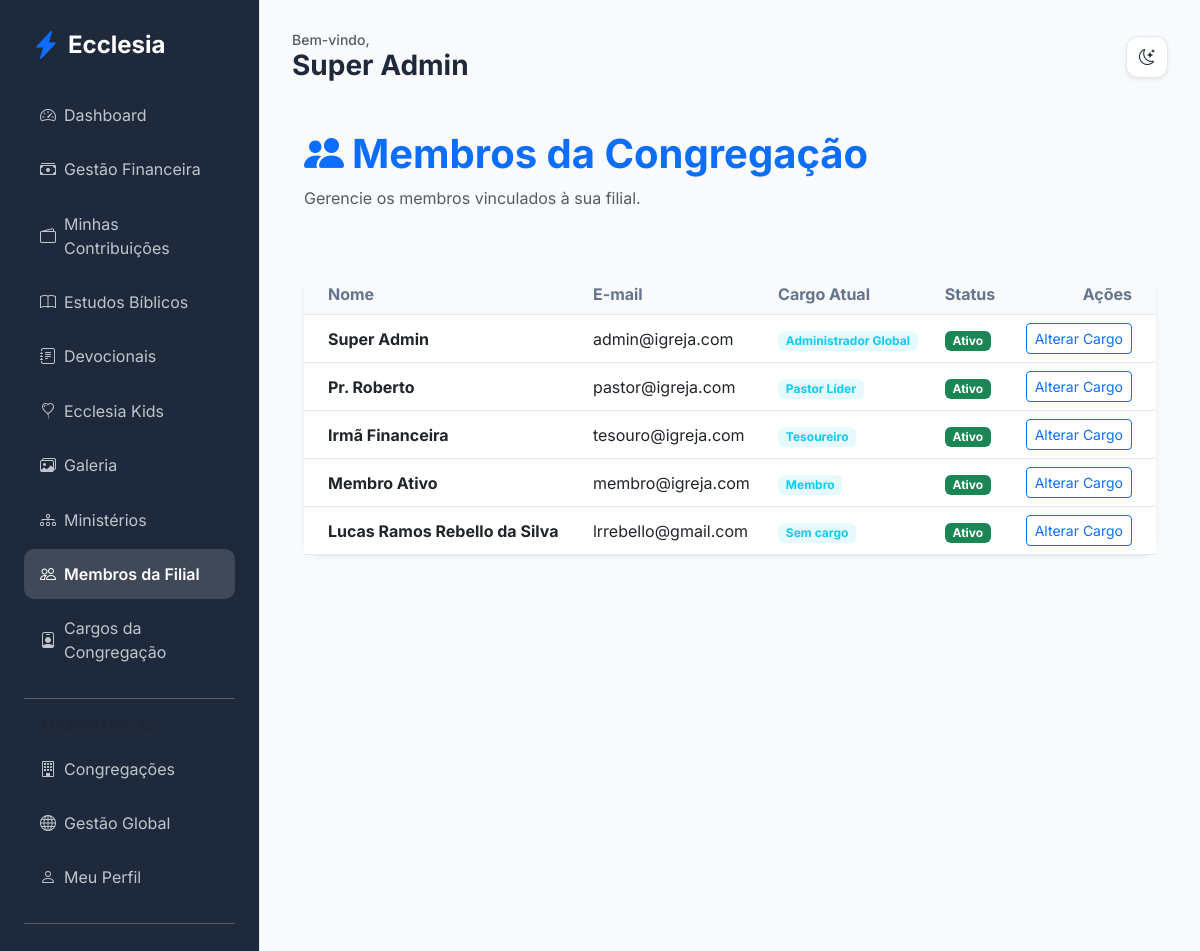
The page /members/my-church/members (signed in) on the database its author committed.
### app/core/models.py (models this page shows, shortened)
class User(db.Model, UserMixin):
    id = db.Column(db.Integer, primary_key=True)
    name = db.Column(db.String(100), nullable=False)
    email = db.Column(db.String(120), unique=True, nullable=False)
    password_hash = db.Column(db.String(128))
    birth_date = db.Column(db.Date)
    gender = db.Column(db.String(20))
    documents = db.Column(db.String(200)) # Flexível para diferentes países
    tax_id = db.Column(db.String(20), nullable=True)  # NIF (PT), CPF/CNPJ (BR), etc.
    address = db.Column(db.Text)
    phone = db.Column(db.String(50))
    profile_photo = db.Column(db.String(255), nullable=True)
    status = db.Column(db.String(20), default='pending') # pending, active, rejected
    is_email_verified = db.Column(db.Boolean, default=False)
    email_verification_token = db.Column(db.String(100), unique=True, nullable=True)
    data_consent = db.Column(db.Boolean, default=False)
    data_consent_date = db.Column(db.DateTime)
    marketing_consent = db.Column(db.Boolean, default=False)
    is_ministry_leader = db.Column(db.Boolean, default=False)
    church_id = db.Column(db.Integer, db.ForeignKey('church.id'))
    family_id = db.Column(db.Integer, db.ForeignKey('family.id'), nullable=True)
    church_role_id = db.Column(db.Integer, db.ForeignKey('church_role.id'), nullable=True)
    ministries = db.relationship('Ministry', secondary=member_ministries, backref=db.backref('members', lazy='dynamic'))
    can_manage_ministries = db.Column(db.Boolean, default=False)
    can_manage_media = db.Column(db.Boolean, default=False)
    can_publish_devotionals = db.Column(db.Boolean, default=False)
    can_approve_members = db.Column(db.Boolean, default=False)
    can_manage_finance = db.Column(db.Boolean, default=False)
    can_manage_kids = db.Column(db.Boolean, default=False)
    can_manage_events = db.Column(db.Boolean, default=False)

class ChurchRole(db.Model):
    id = db.Column(db.Integer, primary_key=True)
    name = db.Column(db.String(80), nullable=False)
    description = db.Column(db.Text, nullable=True)
    church_id = db.Column(db.Integer, db.ForeignKey('church.id'), nullable=False)
    is_active = db.Column(db.Boolean, default=True)
    order = db.Column(db.Integer, default=0)  # para ordenar na exibição
    users = db.relationship('User', backref='church_role', lazy=True)

### app/modules/members/routes.py (the view)
@members_bp.route('/my-church/members')
@login_required
def church_members():
    if not can_manage_members():
        flash('Acesso negado.', 'danger')
        return redirect(url_for('members.dashboard'))
    members = User.query.filter_by(church_id=current_user.church_id).all()
    return render_template('members/church_members.html', members=members)

### app/modules/members/routes.py (called while the page is built)
def can_manage_members():
    return current_user.can_approve_members or (current_user.church_role and current_user.church_role.name in ['Administrador Global', 'Pastor Líder'])

### app/templates/members/church_members.html
{% extends "base.html" %}
{% block content %}
<div class="container py-4">
    <div class="d-flex justify-content-between align-items-center mb-5">
        <div>
            <h1 class="fw-bold text-primary"><i class="bi bi-people-fill me-2"></i>Membros da Congregação</h1>
            <p class="text-muted">Gerencie os membros vinculados à sua filial.</p>
        </div>
    </div>
    <div class="card border-0 shadow-sm">
        <div class="table-responsive">
            <table class="table table-hover align-middle mb-0">
                <thead class="bg-light">
                    <tr>
                        <th class="ps-4">Nome</th>
                        <th>E-mail</th>
                        <th>Cargo Atual</th>
                        <th>Status</th>
                        <th class="text-end pe-4">Ações</th>
                    </tr>
                </thead>
                <tbody>
                    {% for member in members %}
                    <tr>
                        <td class="ps-4 fw-bold">{{ member.name }}</td>
                        <td>{{ member.email }}</td>
                        <td><span class="badge bg-info bg-opacity-10 text-info">{{ member.church_role.name if member.church_role else 'Sem cargo' }}</span></td>
                        <td>
                            {% if member.status == 'active' %}
                            <span class="badge bg-success">Ativo</span>
                            {% elif member.status == 'pending' %}
                            <span class="badge bg-warning">Pendente</span>
                            {% else %}
                            <span class="badge bg-danger">Inativo</span>
                            {% endif %}
                        </td>
                        <td class="text-end pe-4">
                            <a href="{{ url_for('members.promote_member', id=member.id) }}" class="btn btn-sm btn-outline-primary">Alterar Cargo</a>
                        </td>
                    </tr>
                    {% endfor %}
                </tbody>
            </table>
        </div>
    </div>
</div>
{% endblock %}

### app/templates/base.html (shortened to what this page needs)
<!DOCTYPE html>
<html lang="pt-BR">
<head>
    <link href="https://cdn.jsdelivr.net/npm/bootstrap@5.3.0/dist/css/bootstrap.min.css" rel="stylesheet">
    <link href="https://cdn.jsdelivr.net/npm/bootstrap-icons@1.10.0/font/bootstrap-icons.css" rel="stylesheet">
    <link rel="stylesheet" href="{{ url_for('static', filename='css/premium.css') }}">
</head>
<body>
    {% if current_user.is_authenticated %}
    <div class="sidebar d-none d-lg-block">
        <div class="d-flex align-items-center mb-4 px-2">
            <i class="bi bi-lightning-charge-fill text-primary fs-3 me-2"></i>
            <h4 class="mb-0 fw-bold text-white">Ecclesia</h4>
        </div>
        {% include 'includes/_nav_links.html' %}
    </div>
    {% endif %}
    <div class="main-content {{ 'mx-auto' if not current_user.is_authenticated }}">
        {% if current_user.is_authenticated %}
        <header class="d-flex justify-content-between align-items-center mb-4 d-none d-lg-flex">
            <div>
                <h5 class="text-muted mb-0 small">Bem-vindo,</h5>
                <h3 class="fw-bold mb-0">{{ current_user.name }}</h3>
            </div>
            <div class="theme-toggle shadow-sm" onclick="toggleTheme()">
                <i class="bi bi-moon-stars" id="theme-icon"></i>
            </div>
        </header>
        {% endif %}
        {% block content %}{% endblock %}
    </div>
</body>
</html>

### app/templates/includes/_nav_links.html (shortened to what this page needs)
<nav class="nav flex-column">
    <a class="nav-link {{ 'active' if request.endpoint == 'members.dashboard' }}" href="{{ url_for('members.dashboard') }}">
        <i class="bi bi-speedometer2 me-2"></i> Dashboard
    </a>
    {% if current_user.can_manage_finance or (current_user.church_role and current_user.church_role.name in ['Administrador Global', 'Pastor Líder', 'Tesoureiro']) %}
    <a class="nav-link {{ 'active' if request.endpoint == 'finance.dashboard' }}" href="{{ url_for('finance.dashboard') }}">
        <i class="bi bi-cash-stack me-2"></i> Gestão Financeira
    </a>
    {% endif %}
    <a class="nav-link {{ 'active' if request.endpoint == 'finance.member_finance' }}" href="{{ url_for('finance.member_finance') }}">
        <i class="bi bi-wallet2 me-2"></i> Minhas Contribuições
    </a>
    <a class="nav-link {{ 'active' if request.endpoint == 'edification.studies' }}" href="{{ url_for('edification.studies') }}">
        <i class="bi bi-book me-2"></i> Estudos Bíblicos
    </a>
    <a class="nav-link {{ 'active' if request.endpoint == 'edification.devotionals' }}" href="{{ url_for('edification.devotionals') }}">
        <i class="bi bi-journal-text me-2"></i> Devocionais
    </a>
    {% if current_user.can_manage_kids or (current_user.church_role and current_user.church_role.name in ['Administrador Global', 'Pastor Líder']) %}
    <a class="nav-link {{ 'active' if request.endpoint == 'edification.kids' }}" href="{{ url_for('edification.kids') }}">
        <i class="bi bi-balloon-heart me-2"></i> Ecclesia Kids
    </a>
    {% endif %}
    <a class="nav-link {{ 'active' if 'gallery' in request.endpoint }}" href="{{ url_for('edification.gallery') }}">
        <i class="bi bi-images me-2"></i> Galeria
    </a>
    <a class="nav-link {{ 'active' if 'ministries' in request.endpoint }}" href="{{ url_for('members.list_ministries') }}">
        <i class="bi bi-diagram-3 me-2"></i> Ministérios
    </a>
    {% if current_user.can_approve_members or (current_user.church_role and current_user.church_role.name in ['Administrador Global', 'Pastor Líder']) %}
    <a class="nav-link {{ 'active' if 'church_members' in request.endpoint }}" href="{{ url_for('members.church_members') }}">
        <i class="bi bi-people me-2"></i> Membros da Filial
    </a>
    {% endif %}
    {% if current_user.can_approve_members or (current_user.church_role and current_user.church_role.name in ['Administrador Global', 'Pastor Líder']) %}
    <a class="nav-link {{ 'active' if 'roles' in request.endpoint }}" href="{{ url_for('admin.list_roles') }}">
        <i class="bi bi-person-badge me-2"></i> Cargos da Congregação
    </a>
    {% endif %}
    {% if current_user.church_role and current_user.church_role.name == 'Administrador Global' %}
    <hr class="my-3 opacity-25">
    <label class="small text-muted px-3 mb-2">ADMINISTRAÇÃO</label>
    <a class="nav-link {{ 'active' if 'admin.list_churches' in request.endpoint }}" href="{{ url_for('admin.list_churches') }}">
        <i class="bi bi-building me-2"></i> Congregações
    </a>
    <a class="nav-link {{ 'active' if 'admin.list_members' in request.endpoint }}" href="{{ url_for('admin.list_members') }}">
        <i class="bi bi-globe me-2"></i> Gestão Global
    </a>
    {% endif %}
    <a class="nav-link" href="{{ url_for('members.profile') }}">
        <i class="bi bi-person me-2"></i> Meu Perfil
    </a>
    <hr class="my-3 opacity-25">
    <a class="nav-link text-danger" href="{{ url_for('auth.logout') }}">
    </a>
</nav>

### app/static/css/premium.css (style rules this page uses)
:root { --primary: #4f46e5; --primary-hover: #4338ca; --secondary: #64748b; --success: #10b981; --danger: #ef4444; --warning: #f59e0b; --info: #06b6d4; --bg-main: #f8fafc; --bg-card: #ffffff; --text-main: #1e293b; --text-muted: #64748b; --border: #e2e8f0; --sidebar-bg: #1e293b; --sidebar-text: #f8fafc; --input-bg: #ffffff; }
body { font-family: 'Inter', sans-serif; background-color: var(--bg-main); color: var(--text-main); transition: all 0.3s ease; }
.sidebar { background-color: var(--sidebar-bg); color: var(--sidebar-text); min-height: 100vh; padding: 2rem 1rem; }
.nav-link { color: var(--sidebar-text); opacity: 0.7; transition: all 0.2s; border-radius: 0.5rem; margin-bottom: 0.5rem; }
.nav-link:hover, .nav-link.active { opacity: 1; background-color: rgba(255,255,255,0.1); color: white; }
.main-content { padding: 2rem; }
.card { background-color: var(--bg-card); border: 1px solid var(--border); border-radius: 1rem; box-shadow: 0 4px 6px -1px rgb(0 0 0 / 0.1); transition: transform 0.2s; }
.table { color: var(--text-main); }
.table thead th { background-color: var(--bg-main); border-bottom-color: var(--border); color: var(--text-muted); }
.table td { border-bottom-color: var(--border); }
.theme-toggle { cursor: pointer; padding: 0.5rem; border-radius: 50%; background: var(--border); display: flex; align-items: center; justify-content: center; width: 40px; height: 40px; }

### app/templates/base.html (style rules this page uses)
:root { --sidebar-width: 260px; }
body { font-family: 'Inter', sans-serif; background-color: var(--bg-main); color: var(--text-main); transition: background-color 0.3s, color 0.3s; }
.sidebar { width: var(--sidebar-width); height: 100vh; position: fixed; left: 0; top: 0; z-index: 1000; background-color: var(--sidebar-bg); color: var(--sidebar-text); border-right: 1px solid var(--border); padding: 1.5rem; overflow-y: auto; transition: background-color 0.3s; }
.main-content { margin-left: var(--sidebar-width); padding: 2rem; min-height: 100vh; background-color: var(--bg-main); }
.nav-link { padding: 0.8rem 1rem; border-radius: 10px; color: var(--sidebar-text); opacity: 0.75; margin-bottom: 0.3rem; transition: all 0.3s; display: flex; align-items: center; text-decoration: none; }
.nav-link:hover, .nav-link.active { opacity: 1; background-color: rgba(255, 255, 255, 0.15); color: #fff; font-weight: 600; }
.card { border: 1px solid var(--border); box-shadow: 0 4px 12px rgba(0,0,0,0.05); }
.theme-toggle { cursor: pointer; padding: 0.6rem; border-radius: 12px; background: var(--bg-card); border: 1px solid var(--border); color: var(--text-main); display: flex; align-items: center; justify-content: center; width: 42px; height: 42px; transition: all 0.3s; }

### rows shown on the page
User: name "Super Admin", email "admin@igreja.com", church_role "Administrador Global", status "Ativo"
User: name "Pr. Roberto", email "pastor@igreja.com", church_role "Pastor Líder", status "Ativo"
User: name "Irmã Financeira", email "tesouro@igreja.com", church_role "Tesoureiro", status "Ativo"
User: name "Membro Ativo", email "membro@igreja.com", church_role "Membro", status "Ativo"
User: name "Lucas Ramos Rebello da Silva", email "lrrebello@gmail.com", church_role "Sem cargo", status "Ativo"
